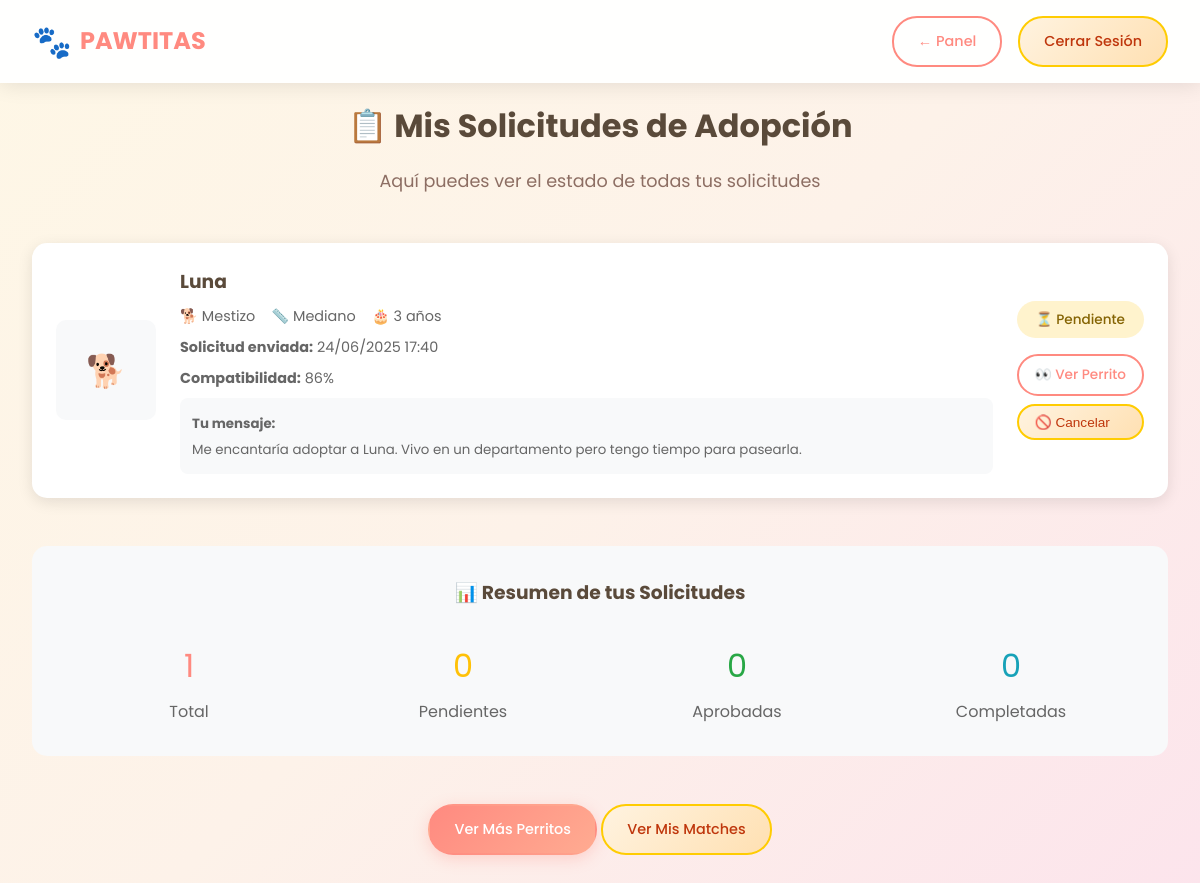
Screenshot of /pages/mis_solicitudes.php (signed in) with the database file from the repository.
### tables this page shows
CREATE TABLE solicitudes_adopcion (
    id INT AUTO_INCREMENT PRIMARY KEY,
    usuario_id INT NOT NULL,
    perrito_id INT NOT NULL,
    
     
    estado ENUM('pendiente', 'en_revision', 'aprobada', 'rechazada', 'completada', 'cancelada') DEFAULT 'pendiente',
    puntuacion_compatibilidad DECIMAL(5,2) DEFAULT NULL,
    mensaje_adoptante TEXT,
    comentarios_admin TEXT,
    razon_rechazo TEXT,
    
     
    fecha_solicitud TIMESTAMP DEFAULT CURRENT_TIMESTAMP,
    fecha_respuesta TIMESTAMP NULL,
    fecha_completada TIMESTAMP NULL,
    
     
    prioridad ENUM('normal', 'alta') DEFAULT 'normal',
    notas_internas TEXT,
    
    FOREIGN KEY (usuario_id) REFERENCES usuarios(id) ON DELETE CASCADE,
    FOREIGN KEY (perrito_id) REFERENCES perritos(id) ON DELETE CASCADE,
    UNIQUE KEY unique_solicitud_activa (usuario_id, perrito_id)
);

CREATE TABLE perritos (
    id INT AUTO_INCREMENT PRIMARY KEY,
    nombre VARCHAR(100) NOT NULL,
    raza VARCHAR(100),
    edad_aproximada TINYINT,
    tamaño ENUM('pequeño', 'mediano', 'grande', 'gigante') NOT NULL,
    peso DECIMAL(5,2),
    sexo ENUM('macho', 'hembra') NOT NULL,
    color VARCHAR(100),
    
     
    esterilizado BOOLEAN DEFAULT FALSE,
    vacunas_completas BOOLEAN DEFAULT FALSE,
    microchip BOOLEAN DEFAULT FALSE,
    cuidados_especiales TEXT,
    
     
    personalidad TEXT,
    historia TEXT,
    foto_principal VARCHAR(255),
    
     
    disponible BOOLEAN DEFAULT TRUE,
    tipo_especial ENUM('normal', 'apoyo_emocional', 'perro_guia', 'terapia') DEFAULT 'normal',
    
     
    admin_id INT,
    refugio_origen VARCHAR(200),
    fecha_rescate DATE,
    fecha_registro TIMESTAMP DEFAULT CURRENT_TIMESTAMP,
    fecha_actualizacion TIMESTAMP DEFAULT CURRENT_TIMESTAMP ON UPDATE CURRENT_TIMESTAMP,
    
    FOREIGN KEY (admin_id) REFERENCES usuarios(id) ON DELETE SET NULL
);

### includes/functions.php (called while the page is built, shortened)
<?php
function consultar_db($sql, $parametros = []) {
    try {
        $db = obtener_conexion_db();
        $stmt = $db->prepare($sql);
        $stmt->execute($parametros);
        return $stmt->fetchAll();
    } catch (Exception $e) {
        if (DEBUG_MODE) {
            die("Error en consulta: " . $e->getMessage());
        }
        return false;
    }
}
function escapar_html($texto) {
    return htmlspecialchars($texto, ENT_QUOTES, 'UTF-8');
}
function cortar_texto($texto, $longitud = 100, $sufijo = '...') {
    if (strlen($texto) <= $longitud) {
        return $texto;
    }
    return substr($texto, 0, $longitud) . $sufijo;
}
function formatear_fecha($fecha, $formato = 'd/m/Y') {
    try {
        $fecha_obj = new DateTime($fecha);
        return $fecha_obj->format($formato);
    } catch (Exception $e) {
        return $fecha;
    }
}
?>

### pages/mis_solicitudes.php (the view, shortened to what this page needs)
<?php
require_once '../includes/functions.php';
$usuario = obtener_usuario_actual();
$sql = "SELECT sa.*, p.nombre as perrito_nombre, p.raza, p.foto_principal, p.tamaño, p.edad_aproximada
        FROM solicitudes_adopcion sa
        INNER JOIN perritos p ON sa.perrito_id = p.id
        WHERE sa.usuario_id = ?
        ORDER BY sa.fecha_solicitud DESC";
$solicitudes = consultar_db($sql, [$usuario['id']]) ?: [];
?>
<!DOCTYPE html>
<html lang="es">
<head>
    <link rel="stylesheet" href="../assets/css/styles.css">
</head>
<body>
    <header class="header">
        <nav class="navbar">
            <div class="logo">
                <div class="logo-icon">🐾</div>
                <span class="logo-text"><?php echo APP_NAME; ?></span>
            </div>
            <div class="nav-buttons">
                <a href="panel_adoptante.php" class="btn btn-outline">← Panel</a>
                <a href="logout.php" class="btn btn-secondary">Cerrar Sesión</a>
            </div>
        </nav>
    </header>
    <main style="padding-top: 100px; padding-bottom: 50px;">
        <div class="container">
            <div style="text-align: center; margin-bottom: 3rem;">
                <h1 style="color: #5a4a3a; margin-bottom: 1rem;">📋 Mis Solicitudes de Adopción</h1>
                <p style="color: #8d6e63; font-size: 1.1rem;">
                    Aquí puedes ver el estado de todas tus solicitudes
                </p>
            </div>
            <?php if (empty($solicitudes)): ?>
                <div style="text-align: center; padding: 3rem; background: white; border-radius: 15px;">
                    <div style="font-size: 4rem; margin-bottom: 1rem;">📝</div>
                    <h3>No tienes solicitudes aún</h3>
                    <p style="color: #666; margin: 1rem 0;">
                        Explora nuestros perritos disponibles y envía tu primera solicitud de adopción
                    </p>
                    <div style="margin-top: 2rem;">
                        <a href="explorar_perritos_simple.php" class="btn btn-primary">Ver Perritos Disponibles</a>
                        <a href="resultados_matching.php" class="btn btn-secondary">Ver Mis Matches</a>
                    </div>
                </div>
            <?php else: ?>
                <?php foreach ($solicitudes as $solicitud): ?>
                    <div class="solicitud-card">
                        <div>
                            <?php if ($solicitud['foto_principal']): ?>
                                <img src="../uploads/dogs/<?php echo escapar_html($solicitud['foto_principal']); ?>"
                                     alt="<?php echo escapar_html($solicitud['perrito_nombre']); ?>"
                                     class="perrito-thumb">
                            <?php else: ?>
                                <div class="thumb-placeholder">🐕</div>
                            <?php endif; ?>
                        </div>
                        <div>
                            <h3 style="color: #5a4a3a; margin-bottom: 0.5rem;">
                                <?php echo escapar_html($solicitud['perrito_nombre']); ?>
                            </h3>
                            <div style="display: flex; gap: 1rem; margin-bottom: 0.5rem; font-size: 0.9rem; color: #666;">
                                <?php if ($solicitud['raza']): ?>
                                    <span>🐕 <?php echo escapar_html($solicitud['raza']); ?></span>
                                <?php endif; ?>
                                <span>📏 <?php echo ucfirst($solicitud['tamaño']); ?></span>
                                <?php if ($solicitud['edad_aproximada']): ?>
                                    <span>🎂 <?php echo $solicitud['edad_aproximada']; ?> años</span>
                                <?php endif; ?>
                            </div>
                            <p style="color: #666; font-size: 0.9rem; margin-bottom: 0.5rem;">
                                <strong>Solicitud enviada:</strong> <?php echo formatear_fecha($solicitud['fecha_solicitud'], 'd/m/Y H:i'); ?>
                            </p>
                            <?php if ($solicitud['puntuacion_compatibilidad']): ?>
                                <p style="color: #666; font-size: 0.9rem;">
                                    <strong>Compatibilidad:</strong> <?php echo round($solicitud['puntuacion_compatibilidad']); ?>%
                                </p>
                            <?php endif; ?>
                            <?php if ($solicitud['mensaje_adoptante']): ?>
                                <div style="background: #f8f9fa; padding: 0.75rem; border-radius: 8px; margin-top: 0.5rem;">
                                    <small style="color: #666;">
                                        <strong>Tu mensaje:</strong><br>
                                        <?php echo escapar_html(cortar_texto($solicitud['mensaje_adoptante'], 100)); ?>
                                    </small>
                                </div>
                            <?php endif; ?>
                        </div>
                        <div style="text-align: center;">
                            <div class="estado-badge estado-<?php echo $solicitud['estado']; ?>" style="margin-bottom: 1rem;">
                                <?php
                                switch ($solicitud['estado']) {
                                    case 'pendiente':
                                        echo '⏳ Pendiente';
                                        break;
                                }
                                ?>
                            </div>
                            <div style="display: flex; flex-direction: column; gap: 0.5rem;">
                                <a href="ver_perrito.php?id=<?php echo $solicitud['perrito_id']; ?>" class="btn btn-outline" style="font-size: 0.85rem; padding: 0.5rem 1rem;">
                                    👀 Ver Perrito
                                </a>
                                <?php if ($solicitud['estado'] === 'pendiente'): ?>
                                    <button onclick="cancelarSolicitud(<?php echo $solicitud['id']; ?>)" class="btn btn-secondary" style="font-size: 0.85rem; padding: 0.5rem 1rem;">
                                        🚫 Cancelar
                                    </button>
                                <?php endif; ?>
                            </div>
                        </div>
                    </div>
                <?php endforeach; ?>
                <div style="background: #f8f9fa; padding: 2rem; border-radius: 15px; margin-top: 3rem;">
                    <h3 style="color: #5a4a3a; text-align: center; margin-bottom: 2rem;">📊 Resumen de tus Solicitudes</h3>
                    <?php
                    $stats = [
                        'total' => count($solicitudes),
                        'pendientes' => 0,
                        'aprobadas' => 0,
                        'completadas' => 0,
                        'rechazadas' => 0
                    ];
                    ?>
                    <div style="display: grid; grid-template-columns: repeat(auto-fit, minmax(150px, 1fr)); gap: 1.5rem; text-align: center;">
                        <div>
                            <div style="font-size: 2rem; color: #ff8a80; margin-bottom: 0.5rem;"><?php echo $stats['total']; ?></div>
                            <div style="color: #666;">Total</div>
                        </div>
                        <div>
                            <div style="font-size: 2rem; color: #ffc107; margin-bottom: 0.5rem;"><?php echo $stats['pendientes']; ?></div>
                            <div style="color: #666;">Pendientes</div>
                        </div>
                        <div>
                            <div style="font-size: 2rem; color: #28a745; margin-bottom: 0.5rem;"><?php echo $stats['aprobadas']; ?></div>
                            <div style="color: #666;">Aprobadas</div>
                        </div>
                        <div>
                            <div style="font-size: 2rem; color: #17a2b8; margin-bottom: 0.5rem;"><?php echo $stats['completadas']; ?></div>
                            <div style="color: #666;">Completadas</div>
                        </div>
                    </div>
                </div>
                <div style="text-align: center; margin-top: 3rem;">
                    <a href="explorar_perritos_simple.php" class="btn btn-primary">Ver Más Perritos</a>
                    <a href="resultados_matching.php" class="btn btn-secondary">Ver Mis Matches</a>
                </div>
            <?php endif; ?>
        </div>
    </main>
</body>
</html>

### assets/css/styles.css (style rules this page uses)
* { margin: 0; padding: 0; box-sizing: border-box; }
body { font-family: "Poppins", sans-serif; line-height: 1.6; color: #5a4a3a; background: linear-gradient(135deg, #fef7e6 0%, #fdf2e9 50%, #fce4ec 100%); min-height: 100vh; overflow-x: hidden; }
.header { background: rgba(255, 255, 255, 0.95); backdrop-filter: blur(10px); padding: 1rem 0; position: fixed; top: 0; width: 100%; z-index: 1000; box-shadow: 0 2px 20px rgba(0, 0, 0, 0.1); }
.navbar { max-width: 1200px; margin: 0 auto; padding: 0 2rem; display: flex; justify-content: space-between; align-items: center; }
.logo { display: flex; align-items: center; gap: 0.5rem; font-weight: 700; font-size: 1.5rem; color: #ff8a80; }
.logo-icon { font-size: 2rem; animation: bounce 2s infinite; }
.nav-buttons { display: flex; gap: 1rem; }
.btn { display: inline-flex; align-items: center; gap: 0.5rem; padding: 0.75rem 1.5rem; border-radius: 25px; text-decoration: none; font-weight: 500; transition: all 0.3s ease; border: 2px solid transparent; cursor: pointer; font-size: 0.9rem; }
.btn-primary { background: linear-gradient(135deg, #ff8a80 0%, #ffab91 100%); color: white; box-shadow: 0 4px 15px rgba(255, 138, 128, 0.3); }
.btn-secondary { background: linear-gradient(135deg, #fff3e0 0%, #ffe0b2 100%); color: #bf360c; border: 2px solid #ffcc02; }
.btn-outline { background: transparent; color: #ff8a80; border: 2px solid #ff8a80; }
.container { max-width: 1200px; margin: 0 auto; padding: 0 2rem; }

### pages/mis_solicitudes.php (style rules this page uses)
.solicitud-card { background: white; border-radius: 15px; padding: 1.5rem; margin-bottom: 1.5rem; box-shadow: 0 4px 15px rgba(0,0,0,0.1); display: grid; grid-template-columns: 100px 1fr auto; gap: 1.5rem; align-items: center; }
.thumb-placeholder { width: 100px; height: 100px; background: #f8f9fa; border-radius: 10px; display: flex; align-items: center; justify-content: center; font-size: 2rem; color: #dee2e6; }
.estado-badge { padding: 0.5rem 1rem; border-radius: 20px; font-size: 0.85rem; font-weight: 500; }
.estado-pendiente { background: #fff3cd; color: #856404; }

### rows the page displays
solicitudes_adopcion: perrito.nombre "Luna", perrito.raza "Mestizo", perrito.tamaño "Mediano", perrito.edad_aproximada "3", fecha_solicitud "24/06/2025 17:40", puntuacion_compatibilidad "86", mensaje_adoptante "Me encantaría adoptar a Luna. Vivo en un departamento pero tengo tiempo para pasearla.", estado "⏳ Pendiente"

### other values shown
APP_NAME "PAWTITAS"
$stats['total'] "1"
$stats['pendientes'] "0"
$stats['aprobadas'] "0"
$stats['completadas'] "0"
